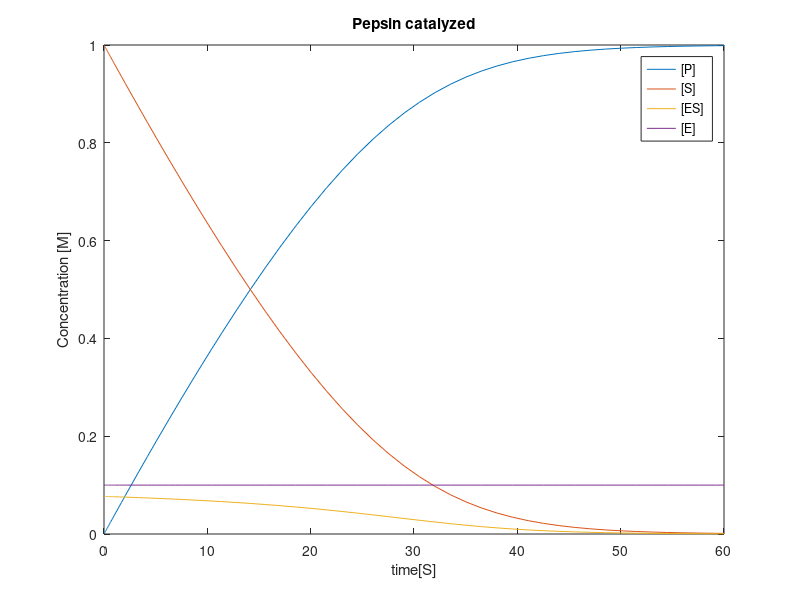

Write the MATLAB code that produced this figure. (Note: this script raises an error after producing the figure.)
function Assignment3
%Author: Tianyu Gao
%% Problem 1
% reaction extent x = -([S]-[S]0) = ([P] - [P]0)
% [S] = [S]0 - [P] + [P]0 = [S]0 - [P]
%g% $\frac{d[P]}{dt}=k_{cat}[E]_0\frac{[S]}{K_m+[S]}=k_{cat}[E]_0\frac{[S]_0-[P]}{K_m+[S]_0-[P]}$
S0 = 1; % mM
E0 = 0.1 * S0;

% a: Pepsin Catalyzed
kcat= 0.5; % s-1
Km = 0.3; % mM
P0 = 0; % initial value
tspan = [0 60]; % integration reange to show trends.
[T,p] = ode45(@rate,tspan ,P0);

s = S0 - p;
es = E0*s ./(Km+s);
e = E0*ones(numel(T),1);
figure
plot(T,p,T,s,T,es,T,e);
legend('[P]','[S]','[ES]','[E]');
xlabel('time[S]');
ylabel('Concentration [M]')
title('Pepsin catalyzed')

% b: Fumarase catalyzed 
% This becomes a stiff system.
kcat= 0.08; % s-1
Km = 5e-3; % mM
P0 = 0; % initial value
tspan = [0 180];
[T,p] = ode15s(@rate,tspan ,P0);

s = S0 - p;
es = E0*s ./(Km+s);
e = E0*ones(numel(T),1);
figure 
plot(T,p,T,s,T,es,T,e);
legend('[P]','[S]','[ES]','[E]');
xlabel('time[S]');
ylabel('Concentration [M]')
title('Fumarase catalyzed')

% Assume that the reaction between E, S and ES
% reach equalibrium instantly, due to the lack of rate constant.
function r=rate(t,P)
    S = S0 - P;
    r = kcat*E0*S/(Km+S);
end



%% Problem 2
% $\frac{dT}{dt}=\frac{2\sigma}{\rho d}\frac{T_F^4-T^4}{c_p(T)+T\frac{dc_p}{dT}}$
%
% $c_p(T) = 355.2 + 0.1004T$
%
% $\frac{dc_p}{dT} = 0.1004$
% 
% $\theta = T/T_F  \ \ \  T = \theta T_F$
%
% $\tau = t/t^*  \ \ \  t = \tau t^*$
%
% $\frac{d\theta}{d\tau}=\frac{t^*}{T_F}\frac{2\sigma}{\rho d}\frac{T_F^4(1-\theta)}{355.2+0.2008\theta T_F}$ 
%
rho = 8933; % kg/m^3
d = 0.002; % m
TF = 1200; % K
sigma = 5.676e-8; % W/m^2K^4
T0 = 300; % K
theta0 = T0/TF; % initial value
% Choose 300 s as t* for scaling
tstar = 300;  
tspan = [0,1]; % intergration interval 

myfun = @(x,y)tstar/TF*2*sigma/rho/d*TF^4*(1-y)/(355.2+0.2008*y*TF);
[t,y]= ode45(myfun,tspan,theta0);

plot(t,y);
xlabel('$\tau = t/t^*$','interpreter','latex')
ylabel('$\theta = T/T_F$','interpreter','latex')
title('$\theta (\tau)$ Plot','interpreter','latex')

%% Problem 3
% $\frac{dx_1}{dt} = -[x-cos(\theta_0)]+[x_2 - sin(\theta_0)]$
%
% $0 = x_1^2+x_2^2-1$
%
% $\left(\begin{array}{cc} 1 & 0\\ 0 & 0 \end{array}\right) \left(\begin{array}{c} \frac{dx_1}{dt}\\ \frac{dx_2}{dt} \end{array}\right)$
% $=\left(\begin{array}{c} -[x-cos(\theta_0)]+[x_2 - sin(\theta_0)]\\ x_1^2+x_2^2-1 \end{array}\right)$
%
M = [1 0;0 0];
theta0 = 0;
tspan = [0 1];
options = odeset('mass',M);
[t,x] = ode15s(@problem3,tspan,[0 1],options);
figure
subplot(1,2,1);
plot(x(:,1),x(:,2));
xlabel('x1');
ylabel('x2');
title('x2 verse x1 (initial value = [0,1]');
[t,x] = ode15s(@problem3,tspan,[0 0.8],options);
subplot(1,2,2);
plot(x(:,1),x(:,2));
xlabel('x1');
ylabel('x2');
title('x2 verse x1 (initial value = [0,0.8]');
% From the plot we can see matlab gives the same answer to different initial
% value, this shows the algebraic equation override the initial value.
function dxdt=problem3(t,x)
    dxdt = zeros(2,1);
    dxdt(1) = -(x(1)-cos(theta0)) + x(2)-sin(theta0);
    dxdt(2) = x(1)^2 + x(2)^2 -1;
end


%% Problem 4
% $\frac{dC_A}{dt}=-k_1C_A$
%
% $\frac{dC_B}{dt}=k_1C_A+k_3C_C-k_2C_B-k_4C_B$
%
% $\frac{dC_C}{dt}=k_2C_B-k_3C_C$
%
% $\frac{dC_D}{dt}=k_4C_B$
%
%
C0 = [10 0 0 0]'; % M initial value
k = [1 1 0.5 1]'; % 1/min rate constant
tspan = [0 20];
[t1,y]=ode45(@batch,tspan,C0);
figure
subplot(4,1,1);
plot(t1,y(:,1));
title('Concentration vs Time');
xlabel('Time [min]');

subplot(4,1,2);
plot(t1,y(:,2));
xlabel('Time [min]');

subplot(4,1,3);
plot(t1,y(:,3));
ylabel('C concentration [M]');
subplot(4,1,4);
plot(t1,y(:,4));
xlabel('Time [min]');
ylabel('D concentration [M]');
Cabatch = y(:,1);
function dxdt = batch(t,x)
    dxdt=zeros(4,1); % return a column vector
    dxdt(1) = -k(1)*x(1);
    dxdt(2) = k(1)*x(1)-k(2)*x(2)+k(3)*x(3)-k(4)*x(2);
    dxdt(3) = k(2)*x(2)- k(3)*x(3);
    dxdt(4) = k(4)*x(2);
end

%% Problem 5
% $\frac{dC_A}{dt}=QC_{A0}-QC_A-k_1C_AV$
%
% $\frac{dC_B}{dt}=QC_{B0}-QC_Bk_1C_AV+k_3C_CV-k_2C_BV-k_4C_BV$
%
% $\frac{dC_C}{dt}=QC_{C0}-QC_Ck_2C_BV-k_3C_CV$
%
% $\frac{dC_D}{dt}=QC_{D0}-QC_Dk_4C_BV$
Cfeed = [10 0 0 0]'; % M initial value
C0 = [10 0 0 0]'; % Initial concentration in CSTR
k = [1 1 0.5 1]'; % 1/min rate constant
V = 1; % L reactor volume
Q = 1; % L/min residence time 1 minute
[t2,y]=ode45(@CSTR,tspan,C0);
Cacstr = y(:,1);
subplot(4,1,1);
plot(t2,y(:,1));
xlabel('Time [min]');
ylabel('A [M]');
title('Concentration vs Time');
subplot(4,1,2);
plot(t2,y(:,2));
xlabel('Time [min]');
ylabel('B [M]');
subplot(4,1,3);
plot(t2,y(:,3));
xlabel('Time [min]');
ylabel('C [M]');
subplot(4,1,4);
plot(t2,y(:,4));
xlabel('Time [min]');
ylabel('D [M]');

figure
plot(t1,Cabatch,t2,Cacstr);
xlim([0,5]);
xlabel('Time [min]');
ylabel('Concentration [M]');
legend('Cabatch','Cacstr');
title('Batch vs CSTR');

function dxdt = CSTR(t,x)
    dxdt=zeros(4,1); % return a column vector
    dxdt(1) = Q*Cfeed(1)-Q*x(1)-k(1)*x(1)*V;
    dxdt(2) = Q*Cfeed(2)-Q*x(2)+k(1)*x(1)*V-k(2)*x(2)*V+k(3)*x(3)*V-k(4)*x(2)*V;
    dxdt(3) = Q*Cfeed(3)-Q*x(3)+k(2)*x(2)*V- k(3)*x(3)*V;
    dxdt(4) = Q*Cfeed(4)-Q*x(4)+k(4)*x(2)*V;
end


%% Problem 6
% $\frac{dL}{dt}=\frac{A_ih}{\rho_1c_{p,1}V_1}(C-L)$
%
% $\frac{dC}{dt}=\frac{A_oh}{\rho_2c_{p,2}V_2}(32-C)+\frac{A_ih}{\rho_2c_{p,2}V_2}(L-C)$

L0 = 150 ; % F initial condition;
C0 = 150; % F
%Parameters
rho1 = 62;
rho2 = 139;
Cp1 = 1.00;
Cp2 = 0.2;
V1 = 0.03;
V2 = 0.003;
Ai = 0.4;
Ao = 0.5;
h = 8.8;
tspan = [0 8];
[t,y]=ode45(@problem6,tspan,[L0,C0]);

plot(t,y(:,1),t,y(:,2));
xlabel('Time [hr]');
ylabel('Temperature [F]');
legend('Liquid','Container');
title('Temperature vs Time');
function dxdt =problem6(t,x)
    dxdt = zeros(2,1);
    dxdt(1) = Ai*h/rho1/Cp1/V1*(x(2)-x(1));
    dxdt(2) = Ao*h/rho2/Cp2/V2*(32-x(2))+Ai*h/rho2/Cp2/V2*(x(1)-x(2));
end


%% Problem 7
% $y''' - y''-2y = 2x^2+2x$
%
% define:
% $y'=u\ \ u'=v$
%
% $y' =u$
%
% $u'=v$
%
% $v'=2x^2+2x+2y-v$

% Problem a:
y0=[-1;0;-4];
tspan = [0 1];
[x,y]=ode45(@problem7, tspan,y0);
figure
plot(x,y);
legend('y','u','v');
title('Initial Value Problem');
% Problem b:
% Shooting methods for BVP
guess = 1;    % make a guess then solve until boundary value been satisfied.
i = fzero(@odefzero7,guess); % initial value of y(0)
sprintf('The initial value y(0) is %f',i)
yi=[i,0,-4];
[x,y]=ode45(@problem7,tspan,yi);
figure
plot(x,y);
legend('y','u','v');
title('Boundary Value Problem');

function r=odefzero7(i)
    yi=[i,0,-4];
    [x,y]=ode45(@problem7, tspan,yi);
    r=y(numel(x),1)+1; % boundry condition
end

function dydx=problem7(x,y)
    dydx=zeros(3,1);
    dydx(1) = y(2);
    dydx(2) = y(3);
    dydx(3) = 2*x^2+2*x+2*y(1)-y(3);
end

%% Problem 8
% $y''-y'+y=3e^(2x)-2sinx$
%
% define
% $y'=u$
%
% $y'=u$
%
% $u'=3e^{2x}-2sinx+u-y$
tspan = [1,2];
y1 = 6.308447;
y2 = 55.430436;
guess = 1; % guess of initial value
i = fzero(@odefzero8,guess);
yi = [y1;i];
[t,y] = ode45(@problem8,tspan,yi);
figure
plot(t,y(:,1));
xlabel('x');
ylabel('y');
title('y vesus x');
function r=odefzero8(i)
    yi = [y1;i];
    [t,y] = ode45(@problem8,tspan,yi);
    r = y(numel(t),1)-y2; 
end

function dydx=problem8(x,y)
    dydx=zeros(2,1);
    dydx(1)=y(2);
    dydx(2)=3*exp(2*x)-2*sin(x)+y(2)-y(1);
end


%% Problem 9
% $-u'' + \pi ^2 u = 2\pi ^2 sin(\pi x)
%
% Finite difference: Compared to $y''=p(x)y' + q(x)y + r(x)$
%
% we get $p(x)=0  \ q(x) = \pi ^2 \ r(x) = -2\pi ^2sin(\pi x)$
%
% define N = 10, then h = 1/10
%
% $d_i(1<i<N) = 2+\frac{\pi}{10}^2$
%
% $u_i = l_i =-1$
%
% $b =[\alpha, -h^2r_1, -h^2r_2, ... , -h^2r_{N-1}, \beta]^T$
%
 
N = 100;
h = 1/N;
alpha = 0;
beta = 0;
b = zeros(N-1,1);
xspan = linspace(0,1,N+1);
for i = 1:N-1
    b(i) = -h^2*(-2*pi^2)*sin(i*pi/N);
end
b = [alpha;b;beta];
A = diag((2+(pi/N)^2)*ones(1,N+1))+diag(-ones(1,N),1)+diag(-ones(1,N),-1);
A(1,1)=1;
A(N+1,N+1)=1;
A(1,2)=0;
A(N+1,N)=0;
x=A\b;
plot(xspan,x);
xlabel('x');
ylabel('u');
title('Problem 9');

% Shooting Methods:
u01 = 0;
uder01 = 0;
u02 = 0;
uder02 = 1;
u10 = [u01; uder01];
u20 = [u02; uder02];
tspan = [0; 0.25; 0.5; 0.75; 1];
[x1,u1]= ode45(@IVP1, tspan, [0 0]);
[x2,u2]= ode45(@IVP2, tspan, [0 1]);
u1(:,1)
u2(:,2)
% Neither u1(1) nor u2(1) equals to 0; we need another parameter c
c = (0-u1(5,1))/u2(5,1)
exact = sin(pi);
estim = u1(5,1)+c*u2(5,1);
error = estim - exact

% Initial Value Problem 1:
    function dudx = IVP1(x,u)
    dudx=zeros(2,1);
    dudx(1) = u(2);
    dudx(2) = pi^2*u(1)-2*pi^2*sin(pi*x);
    end
% Initial Value Problem 2:
    function dudx = IVP2(x,u)
    dudx=zeros(2,1);
    dudx(1) = u(2);
    dudx(2) = pi^2*u(1);  
    end

end